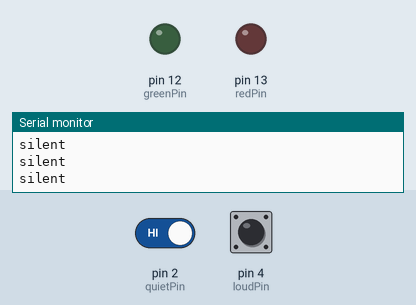
Bench run of a sketch on a simulated Arduino Uno, built with avr-gcc and run on an emulated ATmega328P. Shown: output pins drawn as LEDs (lit = HIGH), the last lines printed to the serial monitor. Dashed ring = blinking. Inputs (shaded band) come from the test bench; at power-on: pin 2 (quietPin) HIGH, pin 4 (loudPin) HIGH.

Above: at 1.2 s.
1.3 s: pin 2 (quietPin) driven LOW
At 2.0 s:
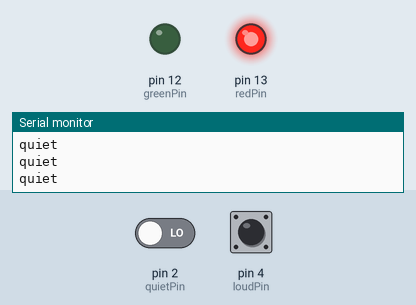
2.8 s: pin 4 (loudPin) driven LOW
At 3.3 s:
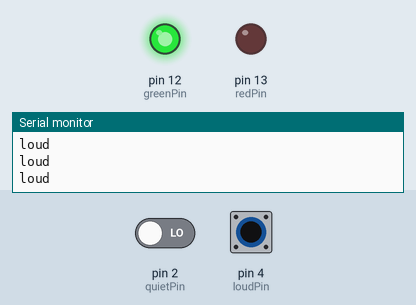
4.3 s: pin 2 (quietPin) driven HIGH
At 5.5 s:
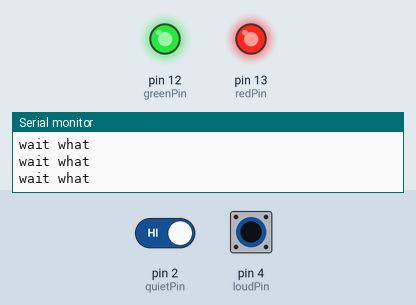
5.8 s: pin 4 (loudPin) driven HIGH
At 6.9 s:
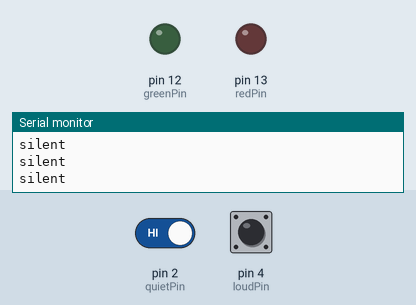
8.8 s: pin 4 (loudPin) pulsed LOW 5 times (0.12 s each, 0.3 s apart)
At 8.9 s:
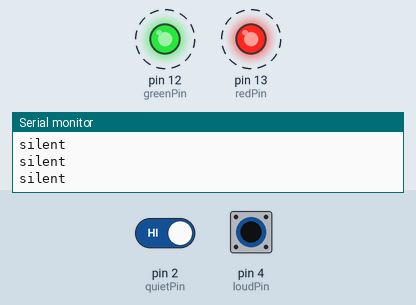
13.3 s: pin 4 (loudPin) pulsed LOW 2 times (0.12 s each, 0.3 s apart)
At 15.1 s:
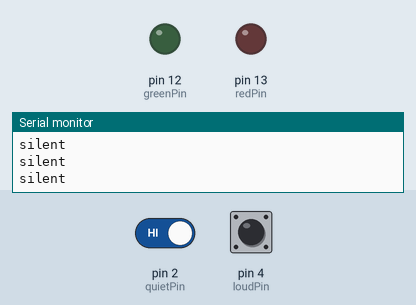
Timing chart, 0 to 16.6 s (numbered marks = the images above; inputs shaded):
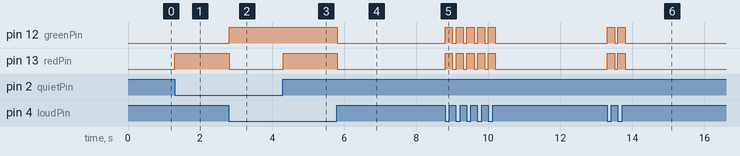

The sketch:

sound_input_tutorial.ino
```cpp
const int quietPin = 2;
const int loudPin = 4;
const int greenPin = 12;
const int redPin = 13;
int quietState = 0;
int loudState = 0;

void setup() {
  // put your setup code here, to run once:
  pinMode(quietPin, INPUT);
  pinMode(loudPin, INPUT);
  pinMode(greenPin, OUTPUT);
  pinMode(redPin, OUTPUT);
  Serial.begin(9600);
}

void loop() {
  // put your main code here, to run repeatedly:
  quietState = digitalRead(quietPin);
  loudState = digitalRead(loudPin);
  if (quietState == 0 and loudState == 0) {
    digitalWrite(greenPin, HIGH);
    digitalWrite(redPin, LOW);
    delay(100);
    Serial.println("loud");
  }
  else if (quietState == 0 and loudState == 1) {
    digitalWrite(greenPin, LOW);
    digitalWrite(redPin, HIGH);
    delay(10);
    Serial.println("quiet");
  }
  else if (quietState == 1 and loudState == 0) {
    digitalWrite(redPin, HIGH);
    digitalWrite(greenPin, HIGH);
    delay(100);
    Serial.println("wait what");
  }
  else {
    digitalWrite(redPin, LOW);
    digitalWrite(greenPin, LOW);
    delay(10);
    Serial.println("silent");
  }
}
```

Measured:
- after the input at 1.3 s, pin 13 (redPin): LOW → HIGH at once
- after the input at 2.8 s, pin 12 (greenPin): LOW → HIGH at once; pin 13 (redPin): HIGH → LOW at once
- after the input at 4.3 s, pin 13 (redPin): LOW → HIGH at once
- after the input at 5.8 s, pin 12 (greenPin), pin 13 (redPin): HIGH → LOW at once
- after the input at 8.8 s, pin 12 (greenPin), pin 13 (redPin): alternates HIGH for 0.20 s and LOW for 0.10 s, 10 changes in all, then stays LOW, starting at once
- after the input at 13.3 s, pin 12 (greenPin), pin 13 (redPin): alternates HIGH for 0.20 s and LOW for 0.09 s, 4 changes in all, then stays LOW, starting at once
